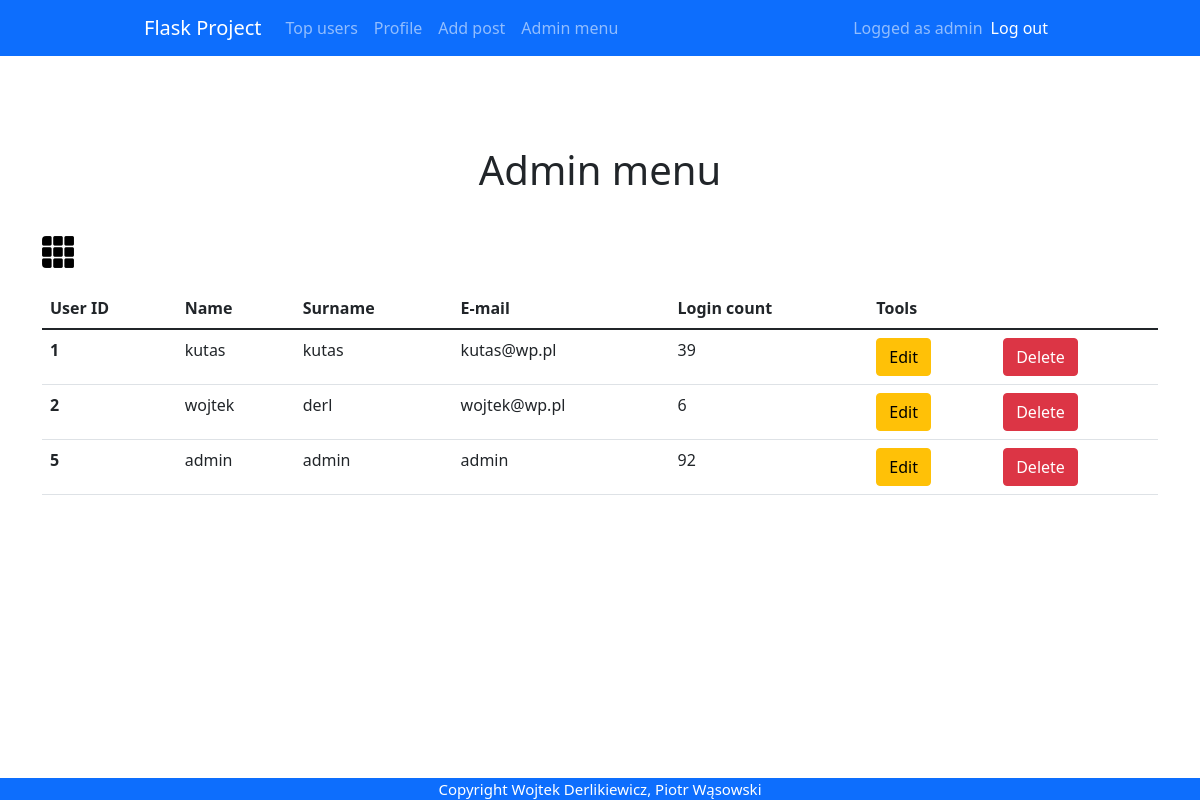
/admin (signed in), run on an earlier commit of the app's database.
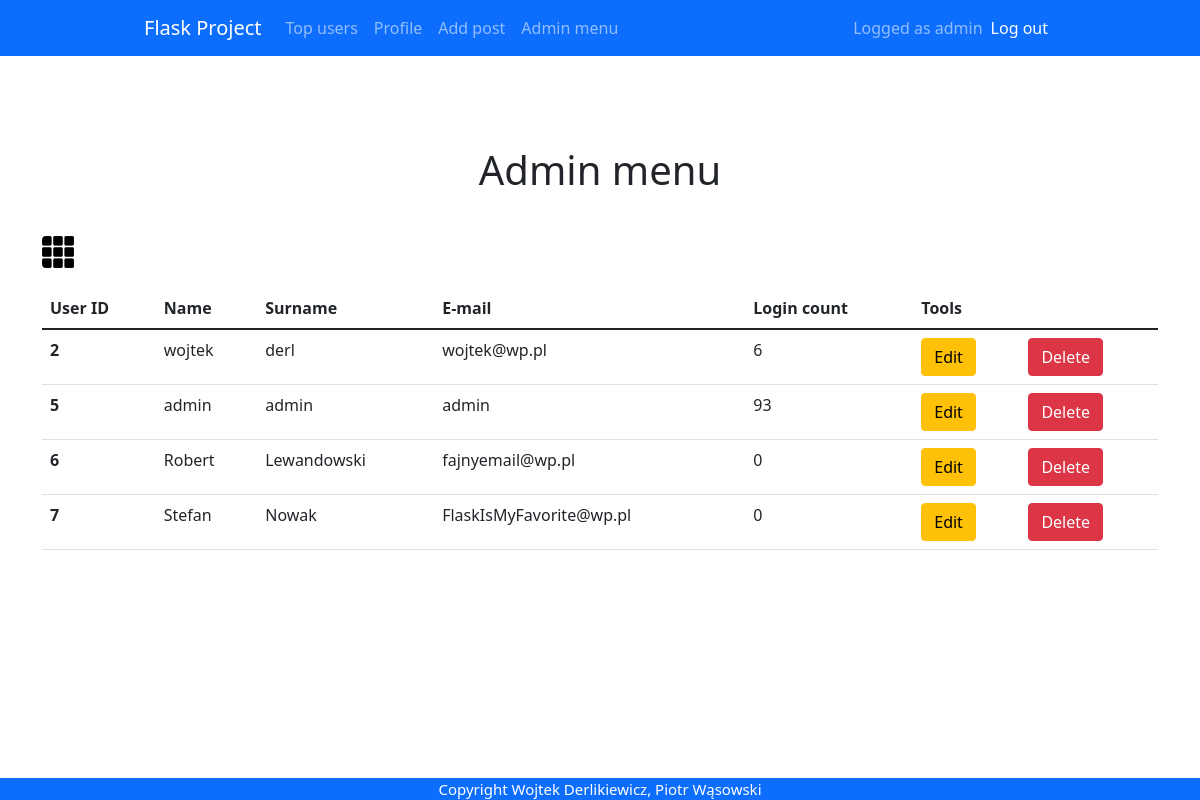
And on a later commit of the database.
### app.py (models this page shows)
class User(db.Model, UserMixin):
    id = db.Column(db.Integer, primary_key = True)
    email = db.Column(db.String(30), nullable=False, unique=True)
    name = db.Column(db.String(20), nullable=False)
    last_name = db.Column(db.String(20), nullable=False)
    password = db.Column(db.String(80), nullable=False)
    login_count = db.Column(db.Integer, nullable=False, default=0)
    isAdmin = db.Column(db.Boolean(), nullable=False, default=False)

### app.py (the view)
@app.route('/admin', methods=['GET', 'POST'])
@login_required
def admin():
    view = 'table'
    if(current_user.isAdmin == True):
        all_users = User.query.all()
        if request.method == 'POST':
            if request.form['view'] == 'table':
                view = 'table'
            elif request.form['view'] == 'grid':
                view = 'grid'
        return render_template('admin.html', users = all_users, view = view)
    else:
        return redirect('/')

### app.py (called while the page is built)
@login_manager.user_loader
def load_user(user_id):
    return User.query.get(int(user_id))

### templates/admin.html (shortened to what this page needs)
{% extends "base.html" %} {% block title %}Admin{% endblock %} {% block content
%}
<h1>Admin menu</h1>
<br>
{% if view == 'table' %}
<form class="form-switch" method="POST">
    <input class="switch2" type="submit" src="/static/images/grid.png" value="grid" name="view">
</form>
{% endif %}
{% if view == 'table' %}
<table class="table">
  <thead>
    <tr>
      <th scope="col">User ID</th>
      <th scope="col">Name</th>
      <th scope="col">Surname</th>
      <th scope="col">E-mail</th>
      <th scope="col">Login count</th>
      <th scope="col">Tools</th>
    </tr>
  </thead>
  <tbody>
    {% for user in users %}
    <tr>
      <th scope="row">{{ user.id }}</td>
      <td>{{ user.name }}</td>
      <td>{{ user.last_name }}</td>
      <td>{{ user.email }}</td>
      <td>{{ user.login_count }}</td>
      <td><a href="/update/{{user.id}}" type="button" class="btn btn-warning">Edit</a></td>
      <td><a href="/delete/{{user.id}}" type="button" class="btn btn-danger">Delete</a></td>
    </tr>
    {% endfor %}
  </tbody>
</table>
{% endif %}
</div>
{% endblock %}

### templates/base.html (shortened to what this page needs)
<!DOCTYPE html>
<html lang="pl">
  <head>
    {% block styles %}
    <link
      rel="stylesheet"
      href="{{url_for('.static', filename='styles/base.css')}}"
    />
    <link
      href="https://cdn.jsdelivr.net/npm/bootstrap@5.1.3/dist/css/bootstrap.min.css"
      rel="stylesheet"
    />
    {% endblock %}
  </head>
  <body>
    <nav class="navbar navbar-expand-lg navbar-dark bg-primary">
      <div class="container-fluid">
        <a class="navbar-brand" href="{{url_for('home')}}">Flask Project</a>
        <div class="collapse navbar-collapse" id="navbarText">
          <ul class="navbar-nav me-auto mb-2 mb-lg-0">
            <li class="nav-item">
              <a class="nav-link" href="{{url_for('topUsers')}}">Top users</a>
            </li>
            {% if current_user.is_authenticated %}
            <li class="nav-item">
              <a class="nav-link" href="{{url_for('profile')}}">Profile</a>
            </li>
            <li class="nav-item">
              <a class="nav-link" href="{{url_for('add_post')}}">Add post</a>
            </li>
            {% if current_user.isAdmin == True %}
            <li class="nav-item">
              <a class="nav-link" href="{{url_for('admin')}}">Admin menu</a>
            </li>
            {% endif %} {% endif %}
          </ul>
          {% if current_user.is_authenticated %}
          <span class="navbar-text"> Logged as {{current_user.name }} </span>
          <span class="navbar-item">
            <ul class="navbar-nav me-auto mb-2 mb-lg-0">
              <li class="nav-item">
                <a
                  class="nav-link active"
                  aria-current="page"
                  href="{{url_for('logout')}}"
                  >Log out</a
                >
              </li>
            </ul>
          </span>
          {% endif %}
        </div>
      </div>
    </nav>
    <div class="container">{% block content %} {% endblock %}</div>
    <footer>Copyright Wojtek Derlikiewicz, Piotr Wąsowski</footer>
  </body>
</html>

What changed in the data, as far as the page shows it:
removed User: id "1", name "kutas", last_name "kutas", email "kutas@wp.pl", login_count "39"
changed User "admin": login_count "92" → "93"
added User: id "6", name "Robert", last_name "Lewandowski", email "fajnyemail@wp.pl", login_count "0"
added User: id "7", name "Stefan", last_name "Nowak", email "FlaskIsMyFavorite@wp.pl", login_count "0"
